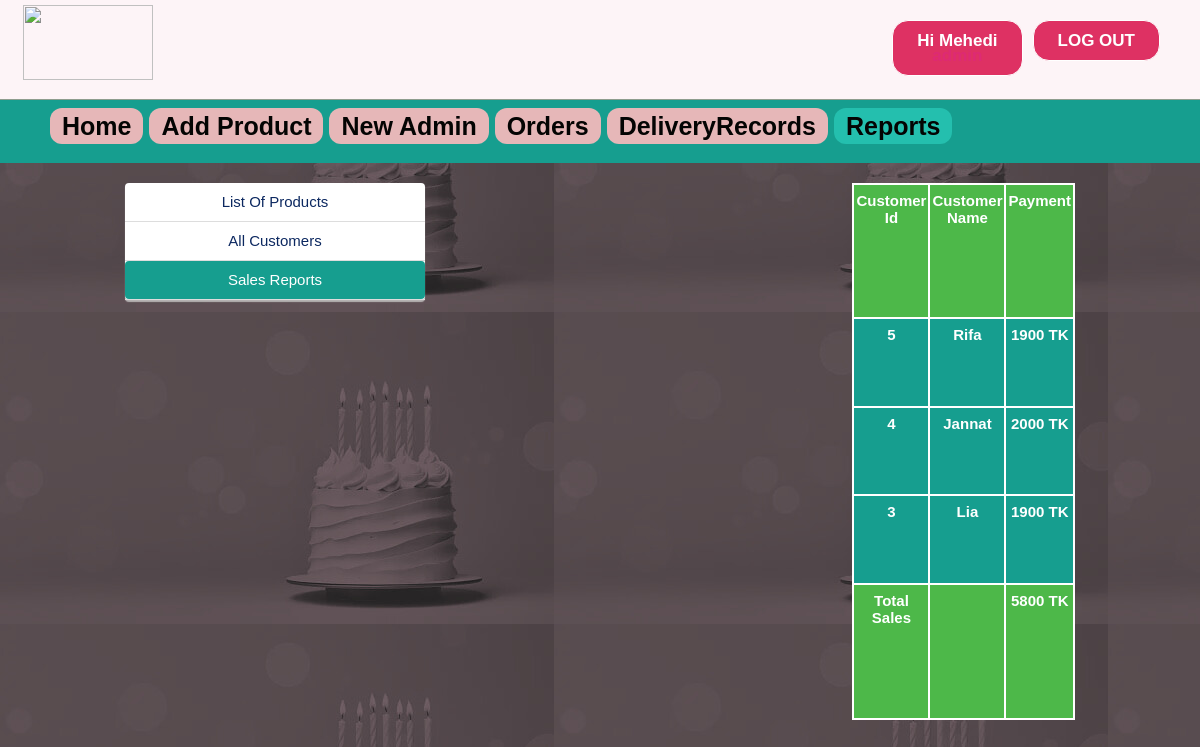
The app's page /admin/sales_report.php (signed in) with its own data.
### tables this page shows
CREATE TABLE `orders` (
  `id` int(11) NOT NULL,
  `uid` int(11) NOT NULL,
  `pid` int(11) NOT NULL,
  `quantity` int(11) NOT NULL,
  `oplace` text NOT NULL,
  `mobile` varchar(15) NOT NULL,
  `dstatus` varchar(10) NOT NULL DEFAULT 'no',
  `odate` date NOT NULL,
  `ddate` date NOT NULL,
  `delivery` varchar(30) NOT NULL
);

CREATE TABLE `user` (
  `id` int(11) NOT NULL,
  `firstName` varchar(25) NOT NULL,
  `lastName` varchar(25) NOT NULL,
  `email` varchar(100) NOT NULL,
  `mobile` varchar(20) NOT NULL,
  `address` varchar(120) NOT NULL,
  `password` varchar(100) NOT NULL,
  `confirmCode` varchar(10) NOT NULL,
  `activation` varchar(10) NOT NULL DEFAULT 'no'
);

CREATE TABLE `products` (
  `id` int(11) NOT NULL,
  `pName` varchar(100) NOT NULL,
  `price` int(11) NOT NULL,
  `piece` int(11) NOT NULL,
  `description` text NOT NULL,
  `available` int(11) NOT NULL,
  `item` varchar(100) NOT NULL,
  `pCode` varchar(20) NOT NULL,
  `picture` text NOT NULL
);

### admin/sales_report.php (the view, shortened to what this page needs)
<?php include ( "../inc/connect.inc.php" ); ?>
<?php
if (!isset($_SESSION['admin_login'])) {
	header("location: login.php");
	$user = "";
}
else {
	$user = $_SESSION['admin_login'];
	$result = mysqli_query($con, "SELECT * FROM admin WHERE id='$user'");
		$get_user_email = mysqli_fetch_assoc($result);
			$uname_db = $get_user_email['firstName'];
			$utype_db=$get_user_email['type'];
}
?>
<!doctype html>
<html>
	<head>
		<link rel="stylesheet" type="text/css" href="../css/style.css">
	</head>
	<body class="home-welcome-text" style="background-image: url(../image/homebackgrndimg2.jfif);">
		<div class="homepageheader">
			<div class="signinButton loginButton">
				<div class="uiloginbutton signinButton loginButton" style="margin-right: 40px;">
					<?php
						if ($user!="") {
							echo '<a style="text-decoration: none;color: #fff;" href="logout.php">LOG OUT</a>';
						}
					 ?>
				</div>
				<div class="uiloginbutton signinButton loginButton">
					<?php
						if ($user!="") {
							echo '<a style="text-decoration: none;color: #fff;" href="login.php">Hi '.$uname_db.'</br><span style="color: #de2a74">'.$utype_db.'</span></a>';
						}
						else {
							echo '<a style="text-decoration: none;color: #fff;" href="login.php">LOG IN</a>';
						}
					 ?>
				</div>
			</div>
			<div style="float: left; margin: 5px 0px 0px 23px;">
				<a href="index.php">
					<img style=" height: 75px; width: 130px;" src="../image/logo.png">
				</a>
			</div>
		</div>
		<div class="categolis">
			<table>
				<tr>
					<th>
						<a href="index.php" style="text-decoration: none;color: #040403;padding: 4px 12px;background-color: #e6b7b8;border-radius: 12px;">Home</a>
					</th>
					<th><a href="addproduct.php" style="text-decoration: none;color: #040403;padding: 4px 12px;background-color: #e6b7b8;border-radius: 12px;">Add Product</a></th>
					<th><a href="newadmin.php" style="text-decoration: none;color: #040403;padding: 4px 12px;background-color: #e6b7b8;border-radius: 12px;">New Admin</a></th>
					<th><a href="orders.php" style="text-decoration: none;color: #040403;padding: 4px 12px;background-color: #e6b7b8;border-radius: 12px;">Orders</a></th>
					<th><a href="DeliveryRecords.php" style="text-decoration: none;color:  #040403;padding: 4px 12px;background-color: #e6b7b8;border-radius: 12px;">DeliveryRecords</a></th>
					<th><a href="report.php" style="text-decoration: none;color: #040403;padding: 4px 12px;background-color: #24bfae;border-radius: 12px;">Reports</a></th>
				</tr>
			</table>
		</div>
		<div style="margin-top: 20px;">
			<div style="width: 950px; margin: 0 auto;">
				<ul>
					<li style="float: left;">
						<div class="settingsleftcontent">
							<ul>
								<ul>
								<li><?php echo '<a href="report.php" >List Of Products</a>'; ?></li>
								<li><?php echo '<a href="all_customer.php" >All Customers</a>'; ?></li>
								<li><?php echo '<a href="sales_report.php" style=" background-color: #169e8f; border-radius: 4px; color: #fff;">Sales Reports</a>'; ?></li>
							</ul>
							</ul>
						</div>
					</li>
					<li style="float: right; background-color: #fff;">
						<div>
							<table class="rightsidemenu">
								<tr style="font-weight: bold;" colspan="10" bgcolor="#4DB849">
									<th>Customer Id</th>
									<th>Customer Name</th>
									<th>Payment</th>
								</tr>
								<tr>
									<?php include ( "../inc/connect.inc.php");
									$total = 0;
									$query = "SELECT * FROM orders WHERE dstatus='yes' ORDER BY id DESC";
									$run = mysqli_query($con, $query);
									while ($row=mysqli_fetch_assoc($run)) {
										$uid = $row['uid'];
										$productId = $row['pid'];
										$quantity = $row['quantity'];
										$query1 = "SELECT * FROM user WHERE id='$uid'";
										$run1 = mysqli_query($con, $query1);
										$row1=mysqli_fetch_assoc($run1);
										$FirstName = $row1['firstName'];
										$query2 = "SELECT * FROM products WHERE id='$productId'";
										$run2 = mysqli_query($con, $query2);
										$row2=mysqli_fetch_assoc($run2);
										$pPrice = $row2['price'];
										$payment = $pPrice * $quantity;
										$total+=$payment;
									 ?>
									<th><?php echo $uid; ?></th>
									<th><?php echo $FirstName; ?></th>
									<th><?php echo $payment; ?> TK</th>
								</tr>
								<?php } ?>
								<tr style="font-weight: bold;" colspan="10" bgcolor="#4DB849">
									<th>Total Sales</th>
									<th></th>
									<th><?php echo $total; ?> TK</th>
								</tr>
							</table>
						</div>
					</li>
				</ul>
			</div>
		</div>
	</body>
</html>

### css/style.css (style rules this page uses)
html, body, div, span, applet, object, iframe, h1, h2, h3, h4, h5, h6, p, blockquote, pre, a, abbr, acronym, address, big, cite, code, del, dfn, em, img, ins, kbd, q, s, samp, small, strike, strong, sub, sup, tt, var, b, u, i, center, dl, dt, dd, ol, ul, li, fieldset, form, label, legend, table, caption, tbody, tfoot, thead, tr, th, td, article, aside, canvas, details, embed, figure, figcaption, footer, header, hgroup, menu, nav, output, ruby, section, summary, time, mark, audio, video { margin: 0; padding: 0; border: 0; font: inherit; vertical-align: baseline; box-sizing: border-box; }
body { line-height: normal; }
ol, ul { list-style: none; }
table { border-collapse: collapse; border-spacing: 0; }
* { margin: 0px; padding: 0px; }
body, button, input, label, select, td, textarea { font-family: Arial, Helvetica, tahoma,verdana,arial,sans-serif; font-size: 12px; }
body { width: 100%; position: relative; background-color: #ffffff; min-width: 1080px; }
.homepageheader { position: fixed; height: 100px; width: 100%; min-width: 980px; border-bottom: 1px solid #8E9D8E; margin: 0px; background-image: initial; background-position-x: initial; background-position-y: initial; background-size: initial; background-attachment: initial; background-origin: initial; background-clip: initial; background-color: #FDF4F7;; }
.loginButton .signinButton { color: #FFFFFF; background: #DE3163; border: 1px solid #FFFFFF; cursor: pointer; display: inline-block; font-weight: bold; line-height: 15px; padding: 12px 24px; border-radius: 16px; text-align: center; text-decoration: none; float: right; margin: 20px 0px 0px 10px; font-size: 17px; }
.categolis { line-height: 1.3; font-weight: bold; color: #fff; padding: 110px 0px 20px 50px; background-color: #169e8f; text-align: center; font-size: 25px; }
.categolis table tbody tr th { padding: 0px 6px 0px 0px; }
.rightsidemenu { float: right; text-align: center; width: 100%; margin: 0px; background-color: #169e8f; font-size: 15px; color: #fff; font-weight: bold; height: 537px; overflow: auto; }
.rightsidemenu th { margin-top: 5px; border: 2px solid; padding: 7px 2px; width: 10px; }
.settingsleftcontent { width: 300px; color: #7C7979; line-height: 1.2; padding: 0; text-align: justify; background-color: #FFFFFF; -webkit-box-shadow: 0 2px 1px 0 #B5B2B2; box-shadow: 0 2px 1px 0 #B5B2B2; border-radius: 4px; }
.settingsleftcontent ul { list-style: none; }
.settingsleftcontent ul li { list-style: none; border-bottom: 1px solid #ddd; text-align: center; }
.settingsleftcontent ul li a { clear: both; cursor: pointer; display: block; font-size: 15px; font-weight: normal; float: none; line-height: 18px; margin: 0; padding: 10px 20px; text-shadow: none; white-space: nowrap; color: #0C2860; text-decoration: none; text-align: center; }

### records on screen
orders: uid "5", user.firstName "Rifa", products.price "1900"
orders: uid "4", user.firstName "Jannat", products.price "2000"
orders: uid "3", user.firstName "Lia", products.price "1900"

### other values on screen
$uname_db "Mehedi"
$total "5800"
